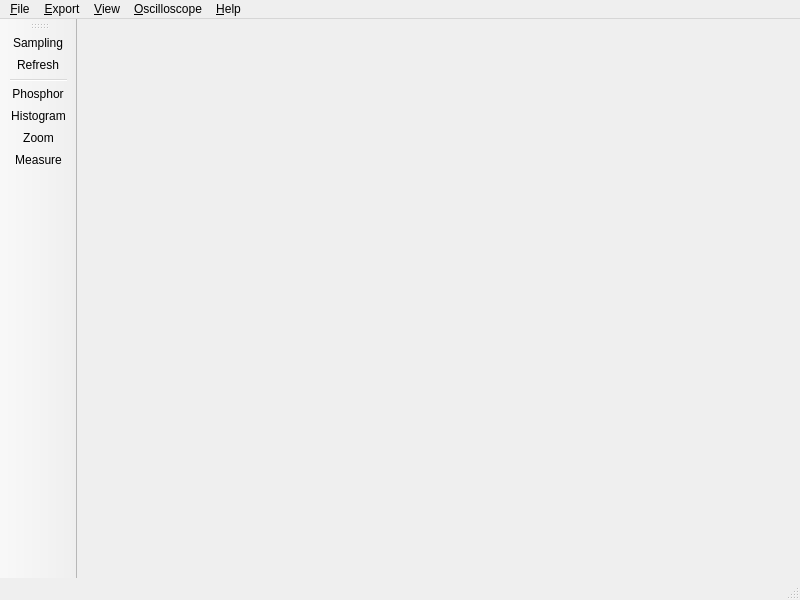
<?xml version="1.0" encoding="UTF-8"?>
<ui version="4.0">
 <class>MainWindow</class>
 <widget class="QMainWindow" name="MainWindow">
  <property name="enabled">
   <bool>true</bool>
  </property>
  <property name="geometry">
   <rect>
    <x>0</x>
    <y>0</y>
    <width>800</width>
    <height>600</height>
   </rect>
  </property>
  <property name="windowTitle">
   <string>MainWindow</string>
  </property>
  <widget class="QWidget" name="centralwidget"/>
  <widget class="QMenuBar" name="menubar">
   <property name="geometry">
    <rect>
     <x>0</x>
     <y>0</y>
     <width>800</width>
     <height>22</height>
    </rect>
   </property>
   <widget class="QMenu" name="menuFile">
    <property name="title">
     <string>&amp;File</string>
    </property>
    <addaction name="actionOpen"/>
    <addaction name="actionSave"/>
    <addaction name="actionSave_as"/>
    <addaction name="separator"/>
    <addaction name="actionExit"/>
   </widget>
   <widget class="QMenu" name="menuView">
    <property name="title">
     <string>&amp;View</string>
    </property>
    <addaction name="actionSampling"/>
    <addaction name="actionRefresh"/>
    <addaction name="separator"/>
    <addaction name="actionPhosphor"/>
    <addaction name="actionHistogram"/>
    <addaction name="actionZoom"/>
    <addaction name="actionMeasure"/>
   </widget>
   <widget class="QMenu" name="menuOscilloscope">
    <property name="title">
     <string>&amp;Oscilloscope</string>
    </property>
    <addaction name="actionSettings"/>
    <addaction name="separator"/>
    <addaction name="actionCalibrateOffset"/>
    <addaction name="separator"/>
    <addaction name="actionManualCommand"/>
   </widget>
   <widget class="QMenu" name="menuHelp">
    <property name="title">
     <string>&amp;Help</string>
    </property>
    <addaction name="actionUserManual"/>
    <addaction name="actionACmodification"/>
    <addaction name="actionFrequencyGeneratorModification"/>
    <addaction name="actionAbout"/>
   </widget>
   <widget class="QMenu" name="menuExport">
    <property name="title">
     <string>&amp;Export</string>
    </property>
   </widget>
   <addaction name="menuFile"/>
   <addaction name="menuExport"/>
   <addaction name="menuView"/>
   <addaction name="menuOscilloscope"/>
   <addaction name="menuHelp"/>
  </widget>
  <widget class="QStatusBar" name="statusbar"/>
  <widget class="QToolBar" name="toolBar">
   <property name="windowTitle">
    <string>toolBar</string>
   </property>
   <attribute name="toolBarArea">
    <enum>LeftToolBarArea</enum>
   </attribute>
   <attribute name="toolBarBreak">
    <bool>false</bool>
   </attribute>
   <addaction name="actionSampling"/>
   <addaction name="actionRefresh"/>
   <addaction name="separator"/>
   <addaction name="actionPhosphor"/>
   <addaction name="actionHistogram"/>
   <addaction name="actionZoom"/>
   <addaction name="actionMeasure"/>
  </widget>
  <action name="actionOpen">
   <property name="text">
    <string>&amp;Open settings ..</string>
   </property>
   <property name="shortcut">
    <string>Ctrl+O</string>
   </property>
  </action>
  <action name="actionSave">
   <property name="text">
    <string>&amp;Save settings</string>
   </property>
   <property name="shortcut">
    <string>Ctrl+S</string>
   </property>
  </action>
  <action name="actionSave_as">
   <property name="text">
    <string>Save settings &amp;as ..</string>
   </property>
  </action>
  <action name="actionExit">
   <property name="text">
    <string>&amp;Exit</string>
   </property>
   <property name="shortcut">
    <string>Ctrl+Q</string>
   </property>
  </action>
  <action name="actionSampling">
   <property name="checkable">
    <bool>true</bool>
   </property>
   <property name="text">
    <string>S&amp;ampling</string>
   </property>
   <property name="shortcut">
    <string>Space</string>
   </property>
  </action>
  <action name="actionRefresh">
   <property name="checkable">
    <bool>false</bool>
   </property>
   <property name="text">
    <string>&amp;Refresh</string>
   </property>
  </action>
  <action name="actionPhosphor">
   <property name="checkable">
    <bool>true</bool>
   </property>
   <property name="text">
    <string>&amp;Phosphor</string>
   </property>
  </action>
  <action name="actionHistogram">
   <property name="checkable">
    <bool>true</bool>
   </property>
   <property name="text">
    <string>&amp;Histogram</string>
   </property>
  </action>
  <action name="actionZoom">
   <property name="checkable">
    <bool>true</bool>
   </property>
   <property name="text">
    <string>&amp;Zoom</string>
   </property>
  </action>
  <action name="actionMeasure">
   <property name="checkable">
    <bool>true</bool>
   </property>
   <property name="text">
    <string>&amp;Measure</string>
   </property>
  </action>
  <action name="actionDocking_windows">
   <property name="text">
    <string>Docking windows</string>
   </property>
  </action>
  <action name="actionToolbars">
   <property name="text">
    <string>Toolbars</string>
   </property>
  </action>
  <action name="actionUserManual">
   <property name="text">
    <string>&amp;User Manual</string>
   </property>
  </action>
  <action name="actionAbout">
   <property name="text">
    <string>&amp;About ..</string>
   </property>
  </action>
  <action name="actionSettings">
   <property name="text">
    <string>&amp;Settings ..</string>
   </property>
  </action>
  <action name="actionCalibrateOffset">
   <property name="checkable">
    <bool>true</bool>
   </property>
   <property name="text">
    <string>Calibrate &amp;Offset</string>
   </property>
  </action>
  <action name="actionManualCommand">
   <property name="checkable">
    <bool>true</bool>
   </property>
   <property name="text">
    <string>&amp;Manual command</string>
   </property>
  </action>
  <action name="actionACmodification">
   <property name="text">
    <string>AC &amp;Modification</string>
   </property>
  </action>
  <action name="actionFrequencyGeneratorModification">
   <property name="text">
    <string>&amp;Frequency Generator Modification</string>
   </property>
  </action>
 </widget>
 <resources/>
 <connections/>
</ui>
